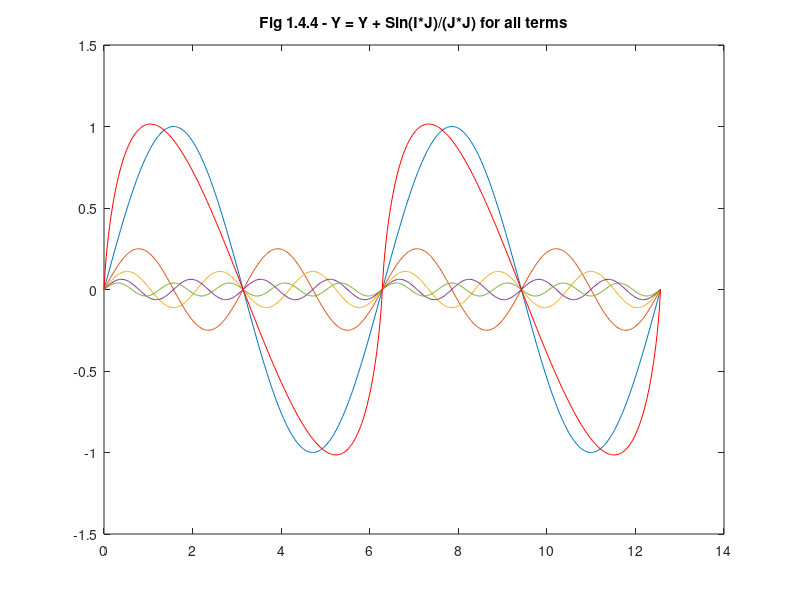

Source code (MATLAB):
%
% author: Ke-Wei Ma
% contact: keweima at gmail.com
% summary: replicate Fig 1.4.4
%

clear all;
clf;

h = 1:3000;                 % all harmonics.  
a = 1 ./ h.^2;              % amplitude.  1/1, 1/3, 1/5 ... 1,000

n = 500;
i = linspace(0, 4*pi, n);   % number of steps

j = h' * i;

y = sin(j) .* repmat(a',1,n); % repmat converts amplitude vector to mirrored columns in new matrix

% Plot the first 5 harmonics and then the sum of all 
% the harmonics 

figure
plot(i, y(1,:), ...
     i, y(2,:), ...
     i, y(3,:), ...
     i, y(4,:), ...
     i, y(5,:), ...
     i, sum(y), 'r');

title('Fig 1.4.4 - Y = Y + Sin(I*J)/(J*J) for all terms');
